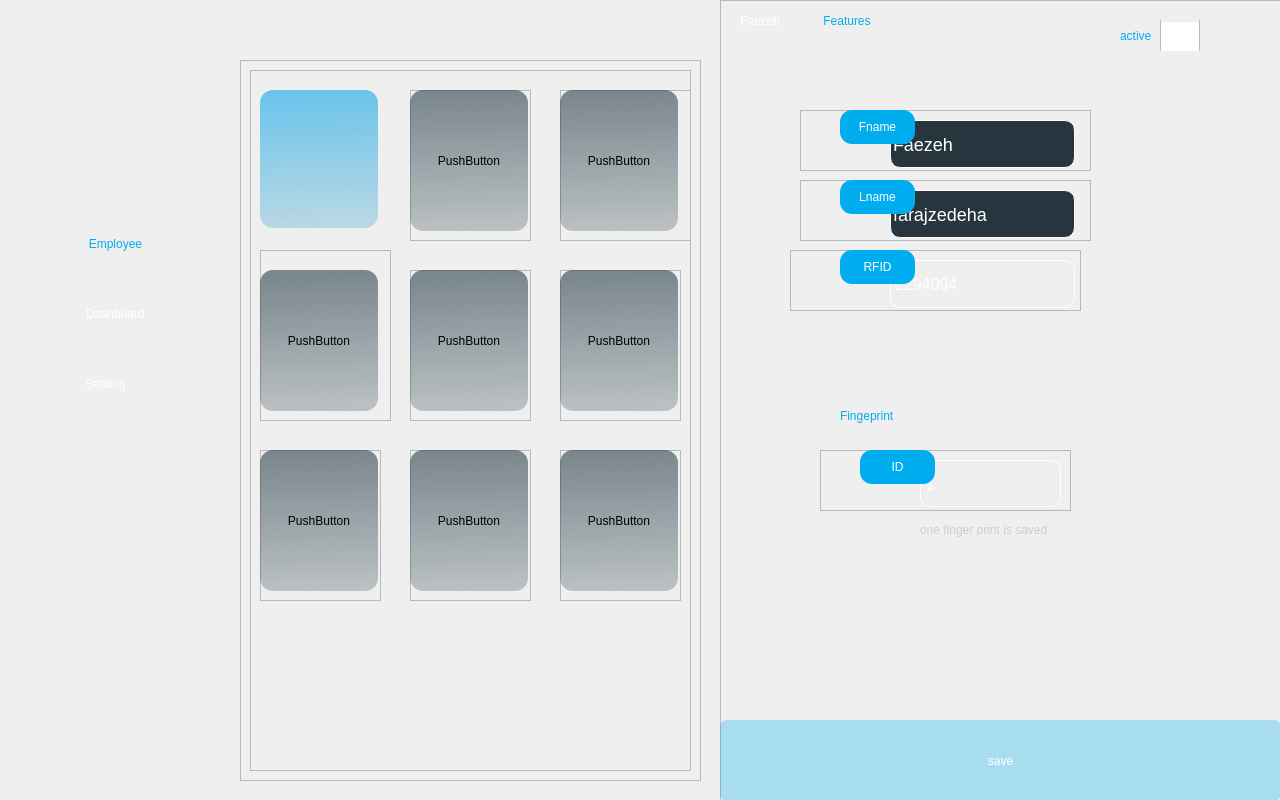
<?xml version="1.0" encoding="UTF-8"?>
<ui version="4.0">
 <class>MainWindow</class>
 <widget class="QMainWindow" name="MainWindow">
  <property name="geometry">
   <rect>
    <x>0</x>
    <y>0</y>
    <width>1280</width>
    <height>800</height>
   </rect>
  </property>
  <property name="windowTitle">
   <string>MainWindow</string>
  </property>
  <property name="styleSheet">
   <string notr="true"/>
  </property>
  <widget class="QWidget" name="centralwidget">
   <property name="styleSheet">
    <string notr="true">QWidget#centralwidget{
	background-image:url(:/adminpage_employee.png)
}</string>
   </property>
   <widget class="QLabel" name="icon_dashboard">
    <property name="geometry">
     <rect>
      <x>20</x>
      <y>300</y>
      <width>21</width>
      <height>21</height>
     </rect>
    </property>
    <property name="styleSheet">
     <string notr="true">
background-image:url(:/icon_dashboard.png)</string>
    </property>
    <property name="text">
     <string/>
    </property>
   </widget>
   <widget class="QLabel" name="icon_setting">
    <property name="geometry">
     <rect>
      <x>20</x>
      <y>230</y>
      <width>21</width>
      <height>21</height>
     </rect>
    </property>
    <property name="styleSheet">
     <string notr="true">
background-image:url(:/icon_select_user.svg)</string>
    </property>
    <property name="text">
     <string/>
    </property>
   </widget>
   <widget class="QLabel" name="icon_dashboard_3">
    <property name="geometry">
     <rect>
      <x>20</x>
      <y>370</y>
      <width>25</width>
      <height>25</height>
     </rect>
    </property>
    <property name="styleSheet">
     <string notr="true">
background-image:url(:/icon.svg)</string>
    </property>
    <property name="text">
     <string/>
    </property>
   </widget>
   <widget class="QPushButton" name="pushButton_admin_employee">
    <property name="geometry">
     <rect>
      <x>40</x>
      <y>230</y>
      <width>151</width>
      <height>28</height>
     </rect>
    </property>
    <property name="styleSheet">
     <string notr="true">border-radius: 30px;
color: rgb(0, 173, 239);
font: 10pt &quot;MS Shell Dlg 2&quot;;</string>
    </property>
    <property name="text">
     <string>Employee</string>
    </property>
   </widget>
   <widget class="QPushButton" name="pushButton_Adashboard">
    <property name="geometry">
     <rect>
      <x>40</x>
      <y>300</y>
      <width>151</width>
      <height>28</height>
     </rect>
    </property>
    <property name="styleSheet">
     <string notr="true">border-radius: 30px;
color: rgb(255, 255, 255);
font: 10pt &quot;MS Shell Dlg 2&quot;;</string>
    </property>
    <property name="text">
     <string>Dashboard</string>
    </property>
   </widget>
   <widget class="QPushButton" name="pushButton_Asetting">
    <property name="geometry">
     <rect>
      <x>30</x>
      <y>370</y>
      <width>151</width>
      <height>28</height>
     </rect>
    </property>
    <property name="styleSheet">
     <string notr="true">border-radius: 30px;
color: rgb(255, 255, 255);
font: 10pt &quot;MS Shell Dlg 2&quot;;</string>
    </property>
    <property name="text">
     <string>Settimg</string>
    </property>
   </widget>
   <widget class="QFrame" name="frame_2">
    <property name="geometry">
     <rect>
      <x>240</x>
      <y>60</y>
      <width>461</width>
      <height>721</height>
     </rect>
    </property>
    <property name="frameShape">
     <enum>QFrame::StyledPanel</enum>
    </property>
    <property name="frameShadow">
     <enum>QFrame::Raised</enum>
    </property>
    <layout class="QHBoxLayout" name="horizontalLayout">
     <item>
      <widget class="QFrame" name="frame">
       <property name="frameShape">
        <enum>QFrame::StyledPanel</enum>
       </property>
       <property name="frameShadow">
        <enum>QFrame::Raised</enum>
       </property>
       <widget class="QPushButton" name="pushButton_5">
        <property name="geometry">
         <rect>
          <x>10</x>
          <y>20</y>
          <width>118</width>
          <height>138</height>
         </rect>
        </property>
        <property name="styleSheet">
         <string notr="true">
background-color:
qlineargradient(spread:pad, x1:0.487, y1:0, x2:0.516, y2:1, stop:0 rgba(18, 166, 233, 0.6), stop:1 rgba(55, 160, 207, 0.294));
border-radius: 13px;

</string>
        </property>
        <property name="text">
         <string/>
        </property>
        <property name="icon">
         <iconset resource="../picture/resources.qrc">
          <normaloff>:/bi_plus-circle.png</normaloff>:/bi_plus-circle.png</iconset>
        </property>
        <property name="iconSize">
         <size>
          <width>22</width>
          <height>22</height>
         </size>
        </property>
       </widget>
       <widget class="QFrame" name="frame_employee1">
        <property name="geometry">
         <rect>
          <x>160</x>
          <y>20</y>
          <width>121</width>
          <height>151</height>
         </rect>
        </property>
        <property name="frameShape">
         <enum>QFrame::StyledPanel</enum>
        </property>
        <property name="frameShadow">
         <enum>QFrame::Raised</enum>
        </property>
        <widget class="QPushButton" name="employee1">
         <property name="geometry">
          <rect>
           <x>0</x>
           <y>0</y>
           <width>118</width>
           <height>141</height>
          </rect>
         </property>
         <property name="styleSheet">
          <string notr="true">

background-color:
qlineargradient(spread:pad, x1:0.487, y1:0, x2:0.516, y2:1, stop:0 rgba(42, 64, 74, 0.6), stop:1 rgba(42, 64, 74, 0.264));
border-radius: 13px;

</string>
         </property>
         <property name="text">
          <string>PushButton</string>
         </property>
        </widget>
       </widget>
       <widget class="QFrame" name="frame_employee2">
        <property name="geometry">
         <rect>
          <x>310</x>
          <y>20</y>
          <width>131</width>
          <height>151</height>
         </rect>
        </property>
        <property name="frameShape">
         <enum>QFrame::StyledPanel</enum>
        </property>
        <property name="frameShadow">
         <enum>QFrame::Raised</enum>
        </property>
        <widget class="QPushButton" name="employee2">
         <property name="geometry">
          <rect>
           <x>0</x>
           <y>0</y>
           <width>118</width>
           <height>141</height>
          </rect>
         </property>
         <property name="styleSheet">
          <string notr="true">background-color:
qlineargradient(spread:pad, x1:0.487, y1:0, x2:0.516, y2:1, stop:0 rgba(42, 64, 74, 0.6), stop:1 rgba(42, 64, 74, 0.264));
border-radius: 13px;
</string>
         </property>
         <property name="text">
          <string>PushButton</string>
         </property>
        </widget>
       </widget>
       <widget class="QFrame" name="frame_employee4">
        <property name="geometry">
         <rect>
          <x>160</x>
          <y>200</y>
          <width>121</width>
          <height>151</height>
         </rect>
        </property>
        <property name="frameShape">
         <enum>QFrame::StyledPanel</enum>
        </property>
        <property name="frameShadow">
         <enum>QFrame::Raised</enum>
        </property>
        <widget class="QPushButton" name="employee4">
         <property name="geometry">
          <rect>
           <x>0</x>
           <y>0</y>
           <width>118</width>
           <height>141</height>
          </rect>
         </property>
         <property name="styleSheet">
          <string notr="true">

background-color:
qlineargradient(spread:pad, x1:0.487, y1:0, x2:0.516, y2:1, stop:0 rgba(42, 64, 74, 0.6), stop:1 rgba(42, 64, 74, 0.264));
border-radius: 13px;

</string>
         </property>
         <property name="text">
          <string>PushButton</string>
         </property>
        </widget>
       </widget>
       <widget class="QFrame" name="frame_employee5">
        <property name="geometry">
         <rect>
          <x>310</x>
          <y>200</y>
          <width>121</width>
          <height>151</height>
         </rect>
        </property>
        <property name="frameShape">
         <enum>QFrame::StyledPanel</enum>
        </property>
        <property name="frameShadow">
         <enum>QFrame::Raised</enum>
        </property>
        <widget class="QPushButton" name="employee5">
         <property name="geometry">
          <rect>
           <x>0</x>
           <y>0</y>
           <width>118</width>
           <height>141</height>
          </rect>
         </property>
         <property name="styleSheet">
          <string notr="true">

background-color:
qlineargradient(spread:pad, x1:0.487, y1:0, x2:0.516, y2:1, stop:0 rgba(42, 64, 74, 0.6), stop:1 rgba(42, 64, 74, 0.264));
border-radius: 13px;

</string>
         </property>
         <property name="text">
          <string>PushButton</string>
         </property>
        </widget>
       </widget>
       <widget class="QFrame" name="frame_employee6">
        <property name="geometry">
         <rect>
          <x>10</x>
          <y>380</y>
          <width>121</width>
          <height>151</height>
         </rect>
        </property>
        <property name="frameShape">
         <enum>QFrame::StyledPanel</enum>
        </property>
        <property name="frameShadow">
         <enum>QFrame::Raised</enum>
        </property>
        <widget class="QPushButton" name="employee6">
         <property name="geometry">
          <rect>
           <x>0</x>
           <y>0</y>
           <width>118</width>
           <height>141</height>
          </rect>
         </property>
         <property name="styleSheet">
          <string notr="true">

background-color:
qlineargradient(spread:pad, x1:0.487, y1:0, x2:0.516, y2:1, stop:0 rgba(42, 64, 74, 0.6), stop:1 rgba(42, 64, 74, 0.264));
border-radius: 13px;

</string>
         </property>
         <property name="text">
          <string>PushButton</string>
         </property>
        </widget>
       </widget>
       <widget class="QFrame" name="frame_employee7">
        <property name="geometry">
         <rect>
          <x>160</x>
          <y>380</y>
          <width>121</width>
          <height>151</height>
         </rect>
        </property>
        <property name="frameShape">
         <enum>QFrame::StyledPanel</enum>
        </property>
        <property name="frameShadow">
         <enum>QFrame::Raised</enum>
        </property>
        <widget class="QPushButton" name="employee7">
         <property name="geometry">
          <rect>
           <x>0</x>
           <y>0</y>
           <width>118</width>
           <height>141</height>
          </rect>
         </property>
         <property name="styleSheet">
          <string notr="true">

background-color:
qlineargradient(spread:pad, x1:0.487, y1:0, x2:0.516, y2:1, stop:0 rgba(42, 64, 74, 0.6), stop:1 rgba(42, 64, 74, 0.264));
border-radius: 13px;

</string>
         </property>
         <property name="text">
          <string>PushButton</string>
         </property>
        </widget>
       </widget>
       <widget class="QFrame" name="frame_employee8">
        <property name="geometry">
         <rect>
          <x>310</x>
          <y>380</y>
          <width>121</width>
          <height>151</height>
         </rect>
        </property>
        <property name="frameShape">
         <enum>QFrame::StyledPanel</enum>
        </property>
        <property name="frameShadow">
         <enum>QFrame::Raised</enum>
        </property>
        <widget class="QPushButton" name="employee8">
         <property name="geometry">
          <rect>
           <x>0</x>
           <y>0</y>
           <width>118</width>
           <height>141</height>
          </rect>
         </property>
         <property name="styleSheet">
          <string notr="true">

background-color:
qlineargradient(spread:pad, x1:0.487, y1:0, x2:0.516, y2:1, stop:0 rgba(42, 64, 74, 0.6), stop:1 rgba(42, 64, 74, 0.264));
border-radius: 13px;

</string>
         </property>
         <property name="text">
          <string>PushButton</string>
         </property>
        </widget>
       </widget>
       <widget class="QFrame" name="frame_employee3">
        <property name="geometry">
         <rect>
          <x>10</x>
          <y>180</y>
          <width>131</width>
          <height>171</height>
         </rect>
        </property>
        <property name="frameShape">
         <enum>QFrame::StyledPanel</enum>
        </property>
        <property name="frameShadow">
         <enum>QFrame::Raised</enum>
        </property>
        <widget class="QPushButton" name="employee3">
         <property name="geometry">
          <rect>
           <x>0</x>
           <y>20</y>
           <width>118</width>
           <height>141</height>
          </rect>
         </property>
         <property name="styleSheet">
          <string notr="true">

background-color:
qlineargradient(spread:pad, x1:0.487, y1:0, x2:0.516, y2:1, stop:0 rgba(42, 64, 74, 0.6), stop:1 rgba(42, 64, 74, 0.264));
border-radius: 13px;

</string>
         </property>
         <property name="text">
          <string>PushButton</string>
         </property>
        </widget>
       </widget>
      </widget>
     </item>
    </layout>
   </widget>
   <widget class="QFrame" name="frame_features_one_employee">
    <property name="geometry">
     <rect>
      <x>720</x>
      <y>0</y>
      <width>561</width>
      <height>801</height>
     </rect>
    </property>
    <property name="frameShape">
     <enum>QFrame::StyledPanel</enum>
    </property>
    <property name="frameShadow">
     <enum>QFrame::Raised</enum>
    </property>
    <widget class="QLabel" name="label_t_name">
     <property name="geometry">
      <rect>
       <x>20</x>
       <y>10</y>
       <width>71</width>
       <height>21</height>
      </rect>
     </property>
     <property name="styleSheet">
      <string notr="true">color: rgb(255, 255, 255);
font: 75 12pt &quot;MS Shell Dlg 2&quot;;</string>
     </property>
     <property name="text">
      <string>Faezeh</string>
     </property>
    </widget>
    <widget class="QLabel" name="label_2">
     <property name="geometry">
      <rect>
       <x>100</x>
       <y>10</y>
       <width>71</width>
       <height>21</height>
      </rect>
     </property>
     <property name="styleSheet">
      <string notr="true">color: rgb(0, 173, 239);
font: 9pt &quot;MS Shell Dlg 2&quot;;</string>
     </property>
     <property name="text">
      <string> Features</string>
     </property>
    </widget>
    <widget class="QFrame" name="frame_Fname">
     <property name="geometry">
      <rect>
       <x>80</x>
       <y>110</y>
       <width>291</width>
       <height>61</height>
      </rect>
     </property>
     <property name="frameShape">
      <enum>QFrame::StyledPanel</enum>
     </property>
     <property name="frameShadow">
      <enum>QFrame::Raised</enum>
     </property>
     <widget class="QLineEdit" name="lineEdit_fname">
      <property name="geometry">
       <rect>
        <x>90</x>
        <y>10</y>
        <width>185</width>
        <height>48</height>
       </rect>
      </property>
      <property name="styleSheet">
       <string notr="true">QLineEdit{ 
border: 1px solid rgb(255, 255, 255);
border-radius: 10px;
background-color:rgb(39, 53, 62);
font-size: 18px;
color:rgb(255, 255, 255);
qproperty-alignment: AlignCenter}</string>
      </property>
      <property name="text">
       <string>Faezeh</string>
      </property>
     </widget>
     <widget class="QLabel" name="label">
      <property name="geometry">
       <rect>
        <x>40</x>
        <y>0</y>
        <width>75</width>
        <height>34</height>
       </rect>
      </property>
      <property name="styleSheet">
       <string notr="true">
background-color:rgb(0, 173, 239);
color: rgb(255, 255, 255);
border-radius: 12px;

</string>
      </property>
      <property name="text">
       <string>&lt;html&gt;&lt;head/&gt;&lt;body&gt;&lt;p align=&quot;center&quot;&gt;Fname&lt;/p&gt;&lt;/body&gt;&lt;/html&gt;</string>
      </property>
     </widget>
    </widget>
    <widget class="QFrame" name="frame_Lname">
     <property name="geometry">
      <rect>
       <x>80</x>
       <y>180</y>
       <width>291</width>
       <height>61</height>
      </rect>
     </property>
     <property name="frameShape">
      <enum>QFrame::StyledPanel</enum>
     </property>
     <property name="frameShadow">
      <enum>QFrame::Raised</enum>
     </property>
     <widget class="QLineEdit" name="lineEdit_Lname">
      <property name="geometry">
       <rect>
        <x>90</x>
        <y>10</y>
        <width>185</width>
        <height>48</height>
       </rect>
      </property>
      <property name="styleSheet">
       <string notr="true">QLineEdit{ 
border: 1px solid rgb(255, 255, 255);
border-radius: 10px;
background-color:rgb(39, 53, 62);
font-size: 18px;
color:rgb(255, 255, 255);
qproperty-alignment: AlignCenter}
                                      </string>
      </property>
      <property name="text">
       <string>farajzedeha</string>
      </property>
     </widget>
     <widget class="QLabel" name="label_3">
      <property name="geometry">
       <rect>
        <x>40</x>
        <y>0</y>
        <width>75</width>
        <height>34</height>
       </rect>
      </property>
      <property name="styleSheet">
       <string notr="true">
background-color:rgb(0, 173, 239);
color: rgb(255, 255, 255);
border-radius: 12px;

</string>
      </property>
      <property name="text">
       <string>&lt;html&gt;&lt;head/&gt;&lt;body&gt;&lt;p align=&quot;center&quot;&gt;Lname&lt;/p&gt;&lt;/body&gt;&lt;/html&gt;</string>
      </property>
     </widget>
    </widget>
    <widget class="QFrame" name="frame_RFID">
     <property name="geometry">
      <rect>
       <x>70</x>
       <y>250</y>
       <width>291</width>
       <height>61</height>
      </rect>
     </property>
     <property name="frameShape">
      <enum>QFrame::StyledPanel</enum>
     </property>
     <property name="frameShadow">
      <enum>QFrame::Raised</enum>
     </property>
     <widget class="QLabel" name="label_RFID">
      <property name="geometry">
       <rect>
        <x>100</x>
        <y>10</y>
        <width>185</width>
        <height>48</height>
       </rect>
      </property>
      <property name="styleSheet">
       <string notr="true">border: 1px solid rgb(255, 255, 255);
border-radius: 10px;
font-size: 16px;
color:rgb(255, 255, 255);
qproperty-alignment: AlignCenter;</string>
      </property>
      <property name="text">
       <string>2294094</string>
      </property>
     </widget>
     <widget class="QLabel" name="label_5">
      <property name="geometry">
       <rect>
        <x>50</x>
        <y>0</y>
        <width>75</width>
        <height>34</height>
       </rect>
      </property>
      <property name="styleSheet">
       <string notr="true">
background-color:rgb(0, 173, 239);
color: rgb(255, 255, 255);
border-radius: 12px;

</string>
      </property>
      <property name="text">
       <string>&lt;html&gt;&lt;head/&gt;&lt;body&gt;&lt;p align=&quot;center&quot;&gt;RFID&lt;/p&gt;&lt;/body&gt;&lt;/html&gt;</string>
      </property>
     </widget>
    </widget>
    <widget class="QFrame" name="frame_fingerprint">
     <property name="geometry">
      <rect>
       <x>100</x>
       <y>450</y>
       <width>251</width>
       <height>61</height>
      </rect>
     </property>
     <property name="frameShape">
      <enum>QFrame::StyledPanel</enum>
     </property>
     <property name="frameShadow">
      <enum>QFrame::Raised</enum>
     </property>
     <widget class="QLabel" name="label_id_fingerprint">
      <property name="geometry">
       <rect>
        <x>100</x>
        <y>10</y>
        <width>141</width>
        <height>47</height>
       </rect>
      </property>
      <property name="styleSheet">
       <string notr="true">border: 1px solid rgb(255, 255, 255);
border-radius: 10px;
font-size: 18px;
color: rgb(255, 255, 255);
qproperty-alignment: AlignCenter</string>
      </property>
      <property name="text">
       <string>1</string>
      </property>
     </widget>
     <widget class="QLabel" name="label_12">
      <property name="geometry">
       <rect>
        <x>40</x>
        <y>0</y>
        <width>75</width>
        <height>34</height>
       </rect>
      </property>
      <property name="styleSheet">
       <string notr="true">
background-color:rgb(0, 173, 239);
color: rgb(255, 255, 255);
border-radius: 12px;

</string>
      </property>
      <property name="text">
       <string>&lt;html&gt;&lt;head/&gt;&lt;body&gt;&lt;p align=&quot;center&quot;&gt;ID&lt;/p&gt;&lt;/body&gt;&lt;/html&gt;</string>
      </property>
     </widget>
    </widget>
    <widget class="QLabel" name="label_7">
     <property name="geometry">
      <rect>
       <x>120</x>
       <y>400</y>
       <width>71</width>
       <height>31</height>
      </rect>
     </property>
     <property name="styleSheet">
      <string notr="true">font: 9pt &quot;MS Shell Dlg 2&quot;;

color: rgb(0, 173, 239);</string>
     </property>
     <property name="text">
      <string>Fingeprint</string>
     </property>
    </widget>
    <widget class="QLabel" name="label_message_number_fingerprint">
     <property name="geometry">
      <rect>
       <x>200</x>
       <y>520</y>
       <width>151</width>
       <height>20</height>
      </rect>
     </property>
     <property name="styleSheet">
      <string notr="true">color: rgb(206, 206, 206);
</string>
     </property>
     <property name="text">
      <string>one finger print is saved</string>
     </property>
    </widget>
    <widget class="QPushButton" name="pushButton_save">
     <property name="geometry">
      <rect>
       <x>0</x>
       <y>720</y>
       <width>561</width>
       <height>81</height>
      </rect>
     </property>
     <property name="styleSheet">
      <string notr="true">QPushButton#pushButton_save{
background: rgba(0, 173, 239, 0.3);
border-radius: 6.80774px;
color: rgb(255, 255, 255);
font: 10pt &quot;MS Shell Dlg 2&quot;;
}
QPushButton#pushButton_save:pressed {
    background-color: rgb(127, 132, 137);
    border-style: inset;
}</string>
     </property>
     <property name="text">
      <string>save</string>
     </property>
    </widget>
    <widget class="QPushButton" name="pushButton_save_finger">
     <property name="geometry">
      <rect>
       <x>330</x>
       <y>440</y>
       <width>99</width>
       <height>96</height>
      </rect>
     </property>
     <property name="styleSheet">
      <string notr="true">border-radius: 13px;</string>
     </property>
     <property name="text">
      <string/>
     </property>
     <property name="icon">
      <iconset resource="../picture/resources.qrc">
       <normaloff>:/fingerprint.png</normaloff>:/fingerprint.png</iconset>
     </property>
     <property name="iconSize">
      <size>
       <width>99</width>
       <height>96</height>
      </size>
     </property>
    </widget>
    <widget class="QCheckBox" name="checkBox_active">
     <property name="geometry">
      <rect>
       <x>440</x>
       <y>20</y>
       <width>51</width>
       <height>31</height>
      </rect>
     </property>
     <property name="styleSheet">
      <string notr="true">QCheckBox {
    spacing: 5px;
}

QCheckBox::indicator {
    width: 40px;
    height: 35px;
}

QCheckBox::indicator:unchecked {
    image: url(:/switch_able.png)
}

QCheckBox::indicator:checked {
    image: url(:/switch_disable.png)
}</string>
     </property>
     <property name="text">
      <string/>
     </property>
    </widget>
    <widget class="QLabel" name="label_4">
     <property name="geometry">
      <rect>
       <x>400</x>
       <y>20</y>
       <width>51</width>
       <height>31</height>
      </rect>
     </property>
     <property name="styleSheet">
      <string notr="true">color: rgb(0, 173, 239);</string>
     </property>
     <property name="text">
      <string>active</string>
     </property>
    </widget>
    <widget class="QPushButton" name="pushButton_export">
     <property name="geometry">
      <rect>
       <x>490</x>
       <y>20</y>
       <width>51</width>
       <height>41</height>
      </rect>
     </property>
     <property name="styleSheet">
      <string notr="true">border-radius: 13px;</string>
     </property>
     <property name="text">
      <string/>
     </property>
     <property name="icon">
      <iconset resource="../picture/resources.qrc">
       <normaloff>:/exportButton.svg</normaloff>:/exportButton.svg</iconset>
     </property>
     <property name="iconSize">
      <size>
       <width>42</width>
       <height>42</height>
      </size>
     </property>
    </widget>
   </widget>
   <widget class="QLabel" name="image_admin">
    <property name="geometry">
     <rect>
      <x>53</x>
      <y>28</y>
      <width>81</width>
      <height>81</height>
     </rect>
    </property>
    <property name="styleSheet">
     <string notr="true">background-image: url(:/rsz_arash_golsaz.png);
border-radius: 40px;</string>
    </property>
    <property name="text">
     <string/>
    </property>
   </widget>
  </widget>
 </widget>
 <resources>
  <include location="../picture/resources.qrc"/>
 </resources>
 <connections/>
</ui>
